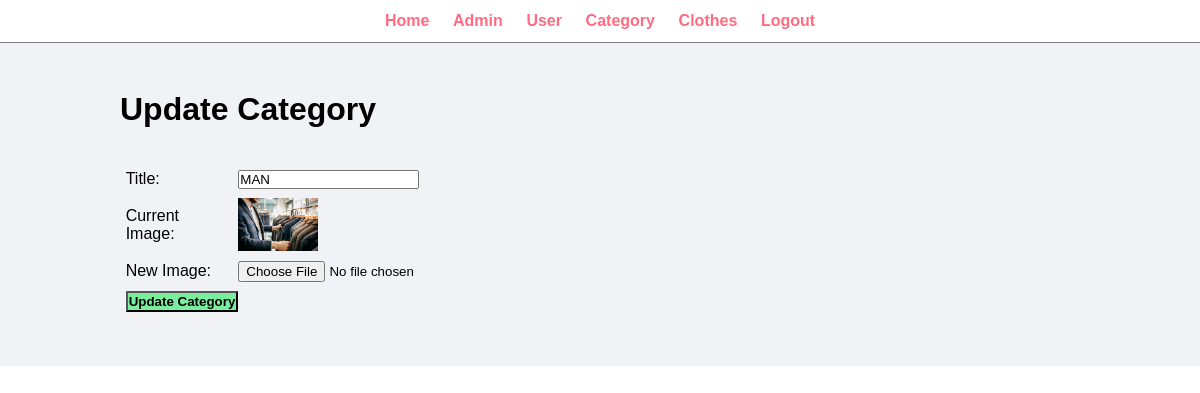
The page /admin/update-category.php?id=5 (signed in) on the database its author committed.
### tables this page shows
CREATE TABLE `category` (
  `id` int(11) NOT NULL,
  `title` varchar(255) NOT NULL,
  `image_name` varchar(255) NOT NULL
);

### admin/update-category.php (the view, shortened to what this page needs)
<?php
include "partial/menu.php";
if(isset($_GET['id'])){
    $id= $_GET['id'];
    $sql="select * from category where id='$id'";
    $res=mysqli_query($conn,$sql);
    if($res && $res->num_rows>0){
        $category=$res->fetch_assoc();
        $title = $category['title'];
        $old_image_name = $category['image_name'];
    }else{header("location:manage-category.php");}
}else{header("location:manage-category.php");}
?>
    <div class="main-content">
        <div class="wrapper">
            <h1>Update Category</h1>
            <br><br>
            <form action="" method="POST" enctype="multipart/form-data">
                <table class="tbl-30">
                    <tr>
                        <td>Title:</td>
                        <td>
                            <input type="text" name="title" value="<?php echo $title; ?>">
                        </td>
                    </tr>
                    <tr>
                        <td>Current Image:</td>
                        <td>
                            <img src="<?php echo $old_image_name; ?>" width="80px">
                        </td>
                    </tr>
                    <tr>
                        <td>New Image:</td>
                        <td>
                            <input type="file" name="image">
                        </td>
                    </tr>
                    <tr>
                        <td>
                            <input type="submit" name="submit" value="Update Category" class="btn-secondary">
                        </td>
                    </tr>
                </table>
            </form>
        </div>
    </div>

### css/admin.css (style rules this page uses)
* { margin: 0; padding: 0; font-family: Arial, Helvetica, sans-serif; }
.wrapper { padding: 1%; width: 80%; margin: 0 auto; }
.tbl-30 { width: 30%; }
table tr td { padding: 1%; }
.btn-secondary { background-color: #7bed9f; padding: 1%; color: black; text-decoration: none; font-weight: bold; }
.main-content { background-color: #f1f2f6; padding: 3% 0; }

### rows shown on the page
category: title "MAN", image_name (picture)
